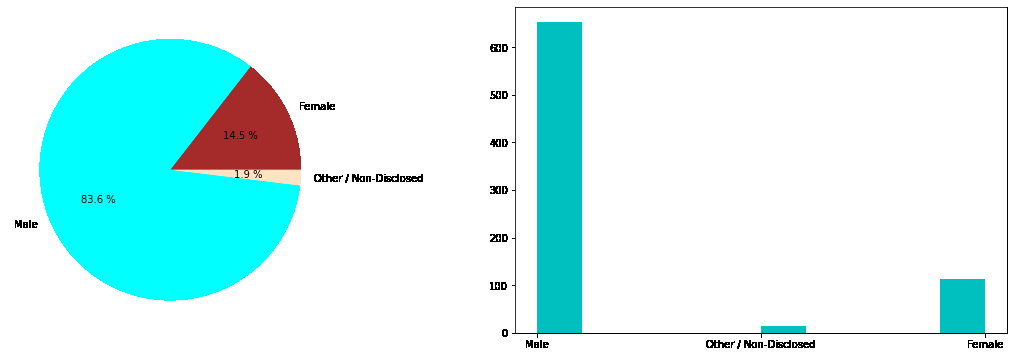
#> input picture Imagen 1.png, 1014 x 357 px, given in place of Foto.jpeg, which was not available
$ jupyter execute Ejercicio_1_Parte_1_Imagen.ipynb   (text cells are left out)
#> lines starting #> are read from the running program, lines starting #| are printed output that depends on the picture; long printed decimals are rounded; pictures that were not available may be replaced by others from this repository, and a replacement may not be noted
[cell 1]
import pandas as pd ## llamar es el alias que llamamos  llamar. aca cargamos el m odulo dataframe
import numpy as np  #aca cargamos el modulo numeros
import matplotlib.pyplot as plt
import cv2 as cv

[cell 2]
from google.colab import files
uploaded=files.upload()
#> the answer given: Imagen 1.png

[cell 3]
Imagen=cv.imread("Foto.jpeg")
#> Imagen is the input picture: shape (357, 1014, 3); mean B, G, R 244.6, 244.7, 206.9

[cell 4]
plt.figure(figsize=(8,9))
plt.imshow(Imagen)
plt.show()

[cell 5]
from skimage import io, color

[cell 6]
Imagen2=cv.cvtColor(Imagen,cv.COLOR_BGR2RGB)
plt.figure(figsize=(18,5))  ###tamaño de la mimagen
plt.imshow(Imagen2)
plt.show()  ###Mostramos la imagen

[cell 7]
Imagen3=cv.cvtColor(Imagen2,cv.COLOR_BGR2GRAY)
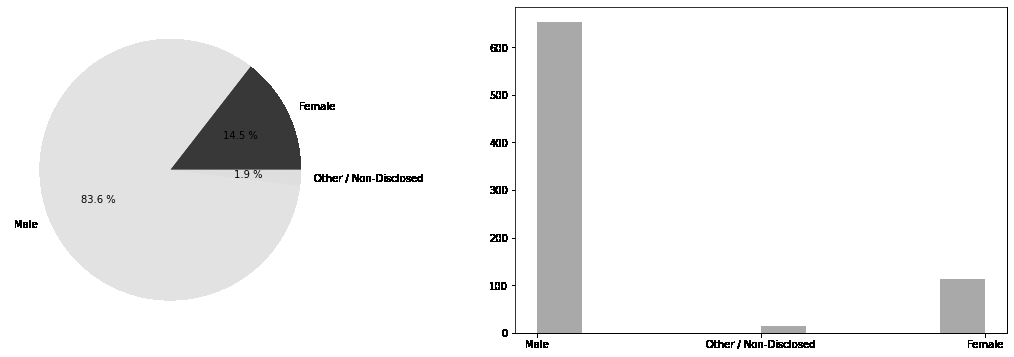
#> Imagen3: shape (357, 1014); min 0, max 255, mean 240.4

[cell 8]
plt.figure(figsize=(18,5))  ###tamaño de la mimagen
plt.imshow(Imagen3)
plt.show()  ###Mostramos la imagen

[cell 9]
Imagen[0]
#> Out = 1014 rows, first 8: [255, 255, 255], [255, 255, 255], [255, 255, 255], [255, 255, 255], [255, 255, 255], [255, 255, 255], [255, 255, 255], [255, 255, 255]

[cell 10]
r,g,b=cv.split(Imagen2)
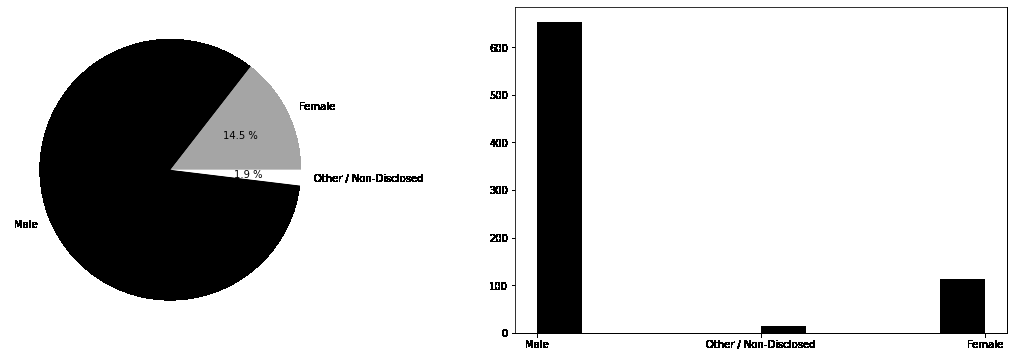
#> r: shape (357, 1014); min 0, max 255, mean 206.9
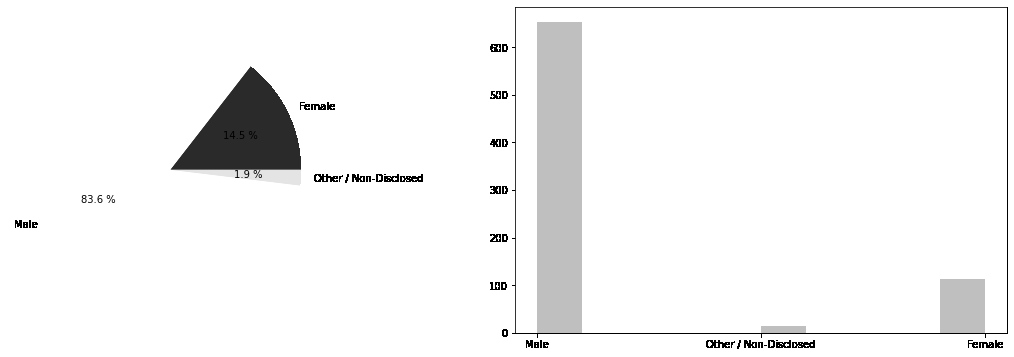
#> g: shape (357, 1014); min 0, max 255, mean 244.7

[cell 11]
np.shape(Imagen2)
#> Out = (357, 1014, 3)

[cell 12]
plt.figure(figsize=(28,19))  ##tamaño para que quepan las tres imagenes
plt.subplot(221)  ### Dos filas 2 columnas
im=plt.imshow(b,cmap="Blues")
plt.colorbar(im,fraction=0.029, pad=0.04)
plt.subplot(222)
im=plt.imshow(r,cmap="Reds")
plt.colorbar(im,fraction=0.029, pad=0.04)
plt.subplot(223) #
im=plt.imshow(g,cmap="Greens")
plt.colorbar(im,fraction=0.029, pad=0.04)
plt.show()
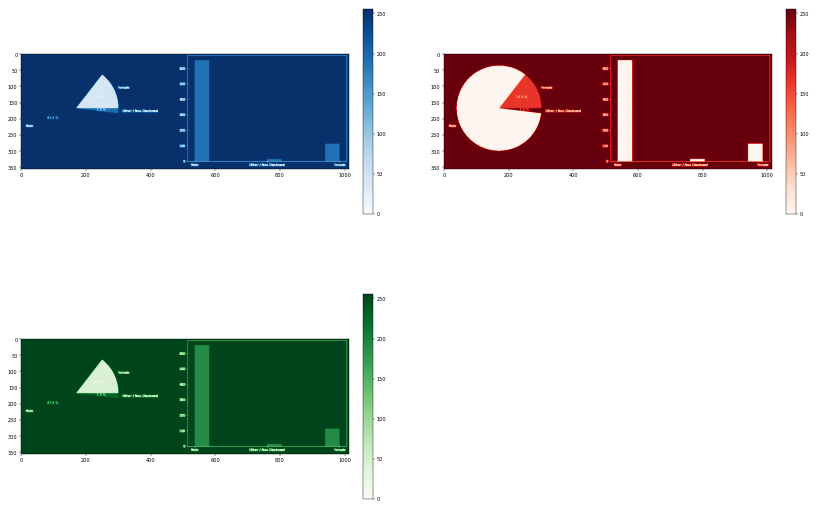
#> figure drawn by matplotlib, 6 panels

[cell 13]
b1=b.ravel() ###convertimos la matriz del color azul en un vector para hacer el histograma
print(b1)
#> (printed output is left out)
np.shape(b1)  ##el tamaño del vector debe ser igual a la multiplicación de las
#filas por columnas de la matrizm b
r1=r.ravel()
g1=g.ravel()

[cell 14]
plt.figure(figsize=(8,6))  ##dimención de la imagen
plt.hist(b1,bins=256,range=(0,256),color='b',label='Azul', alpha=0.5)  ##color b grafica el color azul   label azul  lo identificamos en las leyendas
plt.hist(g1,bins=256,range=(0,256),color='g',label='green', alpha=0.5) # el alfa le da transparencia
plt.hist(r1,bins=256,range=(0,256),color='r',label='red', alpha=0.5)
plt.legend()
plt.show()
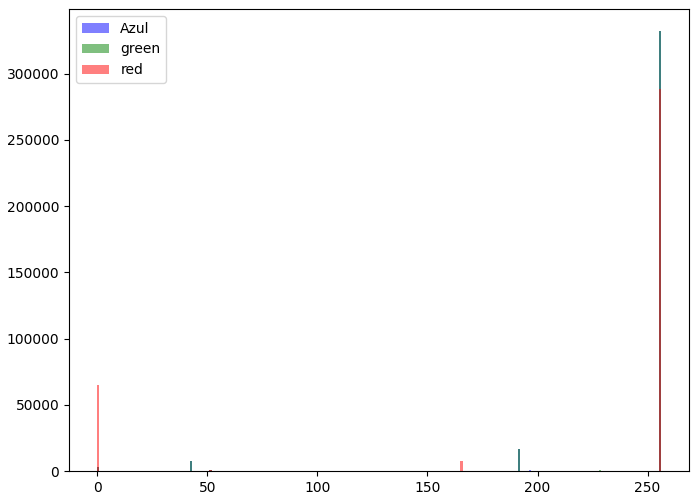
#> figure drawn by matplotlib, 1 panel; tallest bar 332301 high, from x = 255 to 256; tallest bar 332301 high, from x = 255 to 256; tallest bar 288356 high, from x = 255 to 256

[cell 15]
plt.figure(figsize=(8,6))  ##dimención de la imagen
plt.hist(b1,bins=256,range=(0,256),color='b')
plt.show()
#> figure, not shown here; tallest bar 332301 high, from x = 255 to 256

[cell 16]
from scipy import stats

[cell 17]
print("La media es",np.round(np.mean(b1))) ##para acotar la media np.mean(b1[(g1>100)&(b1<170)])  Manera de ejemplo
#| La media es 245.0
print("La mediana es",np.round(np.median(b1)))
#| La mediana es 255.0
print("La desviación estandar es",np.round(np.std(b1)))
#| La desviación estandar es 41.0
print("La media se mueve entre:",np.round(np.mean(b1)-np.std(b1)),"y",np.round(np.mean(b1)+np.std(b1)))
#| La media se mueve entre: 203.0 y 286.0
print("La curtosis es:",np.round(stats.kurtosis(b1)))
#| La curtosis es: 21.0
print("La moda es:",np.round(stats.mode(b1)))
#| La moda es: [   255 332301]
print("El coeficiente de Asimetría es:",stats.skew(b1))
#| El coeficiente de Asimetría es: -4.582
